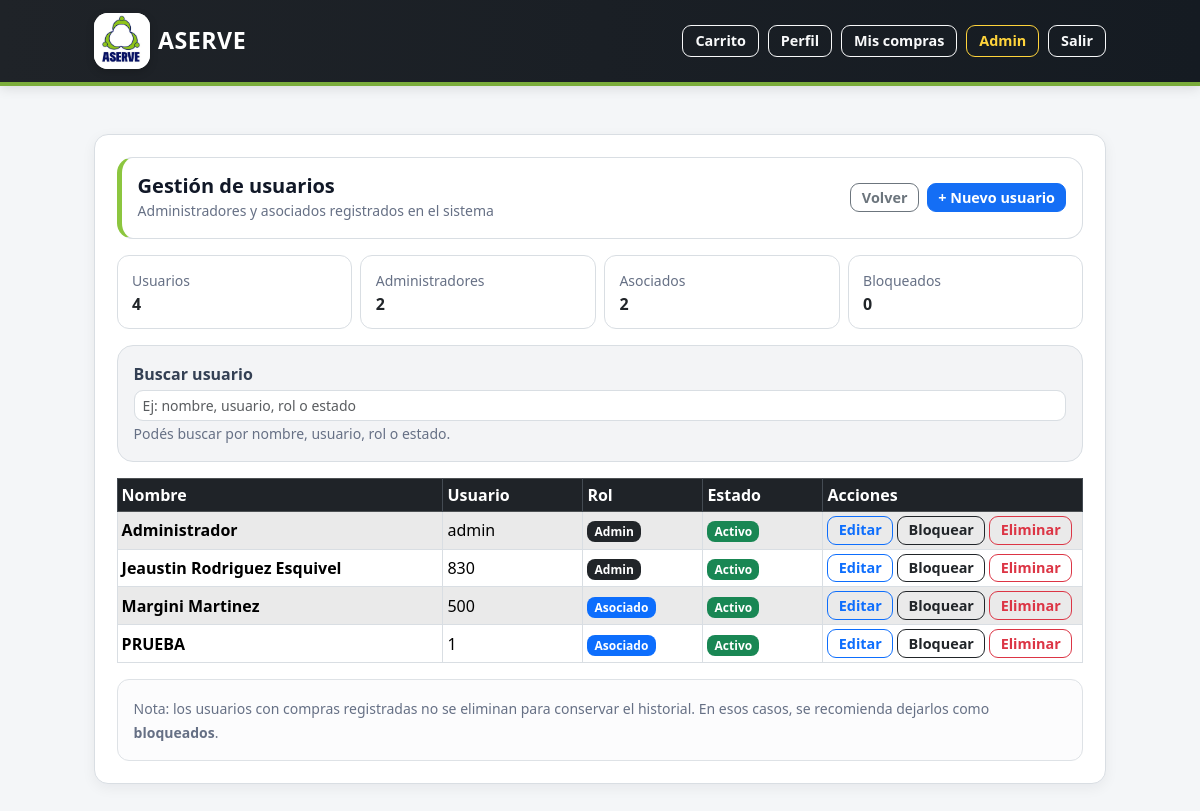
The app's page /admin/users (signed in), older data.
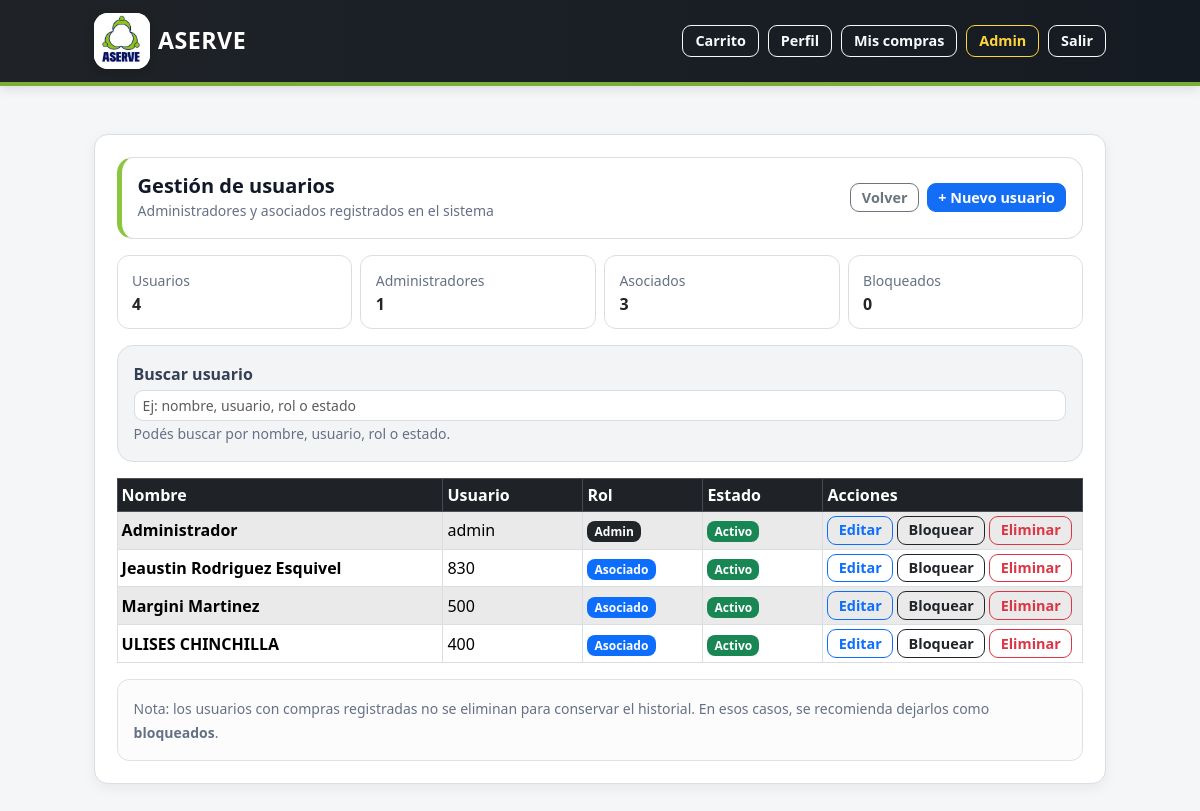
The same page, newer data.
### tables this page shows
CREATE TABLE users (
    id INTEGER PRIMARY KEY AUTOINCREMENT,
    nombre TEXT NOT NULL,
    usuario TEXT NOT NULL UNIQUE,
    contrasena_hash TEXT NOT NULL,
    rol TEXT NOT NULL CHECK (rol IN ('admin', 'asociado')),
    estado TEXT NOT NULL DEFAULT 'activo' CHECK (estado IN ('activo', 'bloqueado'))
, password_temporal INTEGER DEFAULT 0);

### app.py (the view)
@app.route("/admin/users")
def admin_users():
    if "user_id" not in session or session.get("rol") != "admin":
        return redirect(url_for("login"))
    db = get_db()
    usuarios = db.execute("""
        SELECT id, nombre, usuario, rol, estado
        FROM users
        ORDER BY nombre
    """).fetchall()
    return render_template("admin_users.html", usuarios=usuarios)

### app.py (called while the page is built)
def get_db():
    if "db" not in g:
        db_folder = os.path.dirname(app.config["DATABASE"])
        os.makedirs(db_folder, exist_ok=True)
        g.db = sqlite3.connect(app.config["DATABASE"])
        g.db.row_factory = sqlite3.Row
    return g.db

@app.before_request
def proteger_password_temporal():
    if "user_id" not in session:
        return None
    rutas_permitidas = {
        "cambiar_password_temporal",
        "logout",
        "static"
    }
    if request.endpoint in rutas_permitidas:
        return None
    if session.get("password_temporal") == 1:
        flash("Debes cambiar tu contraseña temporal antes de continuar.", "warning")
        return redirect(url_for("cambiar_password_temporal"))
    return None

### templates/admin_users.html (shortened to what the changed rows need)
{% extends "base.html" %}
{% block content %}
<div class="card shadow-sm">
  <div class="card-body">
    {% set total_usuarios = usuarios|length %}
    {% set total_admins = usuarios|selectattr("rol", "equalto", "admin")|list|length %}
    {% set total_asociados = usuarios|selectattr("rol", "equalto", "asociado")|list|length %}
    {% set total_bloqueados = usuarios|selectattr("estado", "equalto", "bloqueado")|list|length %}
    <div class="row g-2 mb-3">
      <div class="col-6 col-md-3">
        <div class="admin-users-summary-box">
          <small class="text-muted">Administradores</small>
          <div class="fw-bold">
            {{ total_admins }}
          </div>
        </div>
      </div>
      <div class="col-6 col-md-3">
        <div class="admin-users-summary-box">
          <small class="text-muted">Asociados</small>
          <div class="fw-bold">
            {{ total_asociados }}
          </div>
        </div>
      </div>
    </div>
    <div class="table-responsive d-none d-md-block">
      <table class="table table-sm table-bordered table-striped align-middle mb-0">
        <thead class="table-dark">
          <tr>
            <th>Nombre</th>
            <th style="width: 140px;">Usuario</th>
            <th style="width: 120px;">Rol</th>
            <th style="width: 120px;">Estado</th>
            <th style="width: 260px;">Acciones</th>
          </tr>
        </thead>
        <tbody>
          {% for u in usuarios %}
          <tr
            class="user-item"
            data-search="{{ u.nombre|lower }} {{ u.usuario|lower }} {{ u.rol|lower }} {{ u.estado|lower }}">
            <td>
              <div class="fw-semibold">
                {{ u.nombre }}
              </div>
            </td>
            <td>
              {{ u.usuario }}
            </td>
            <td>
              {% if u.rol == "admin" %}
                <span class="badge bg-dark">Admin</span>
              {% else %}
                <span class="badge bg-primary">Asociado</span>
              {% endif %}
            </td>
            <td>
              {% if u.estado == "activo" %}
                <span class="badge bg-success">Activo</span>
              {% else %}
                <span class="badge bg-danger">Bloqueado</span>
              {% endif %}
            </td>
            <td>
              <div class="d-flex flex-wrap gap-1">
                <a class="btn btn-outline-primary btn-sm"
                   href="{{ url_for('admin_user_edit', user_id=u.id) }}">
                  Editar
                </a>
                <form method="POST"
                      action="{{ url_for('admin_user_toggle', user_id=u.id) }}"
                      onsubmit="return confirm('¿Deseas cambiar el estado de este usuario?');">
                  <button
                    type="submit"
                    class="btn btn-sm {% if u.estado == 'activo' %}btn-outline-dark{% else %}btn-outline-success{% endif %}">
                    {% if u.estado == "activo" %}
                      Bloquear
                    {% else %}
                      Activar
                    {% endif %}
                  </button>
                </form>
                <form method="POST"
                      action="{{ url_for('admin_user_delete', user_id=u.id) }}"
                      onsubmit="return confirm('¿Seguro que deseas eliminar este usuario? Solo se eliminará si no tiene compras registradas y no es el último administrador.');">
                  <button type="submit" class="btn btn-outline-danger btn-sm">
                    Eliminar
                  </button>
                </form>
              </div>
            </td>
          </tr>
          {% else %}
          <tr>
            <td colspan="5" class="text-center text-muted py-4">
              No hay usuarios registrados.
            </td>
          </tr>
          {% endfor %}
        </tbody>
      </table>
    </div>
  </div>
</div>
{% endblock %}

Row changes from the older to the newer data that the page shows:
removed users: nombre "PRUEBA", usuario "1", rol "Asociado", estado "Activo"
changed users "Jeaustin Rodriguez Esquivel": rol "Admin" → "Asociado"
added users: nombre "ULISES CHINCHILLA", usuario "400", rol "Asociado", estado "Activo"
Text that changed along with them:
{{ total_admins }}: "2" → "1"
{{ total_asociados }}: "2" → "3"
